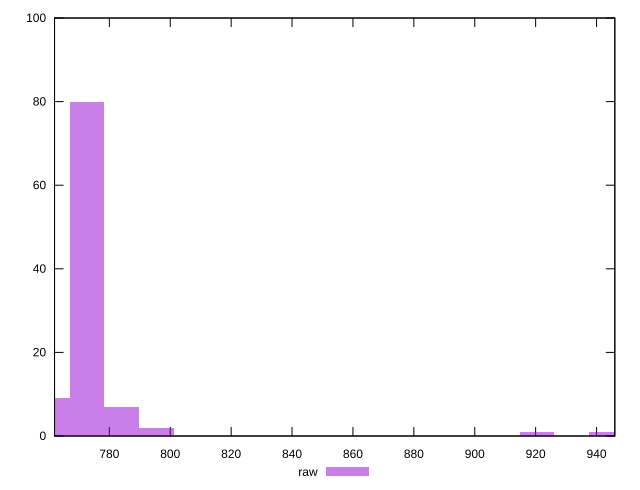

Reproduce this figure in gnuplot.
reset

$raw <<EOF
772.6808335530435 80
761.3178801184399 9
784.0437869876471 7
795.4067404222507 2
943.1251350720972 1
920.3992282028901 1
EOF

set key outside below
set boxwidth 11.36295343460358
set xrange [762:946]
set yrange [0:100]
set trange [0:100]
set style fill transparent solid 0.5 noborder
set terminal svg size 640, 490 enhanced background rgb 'white'
set output "report_00011_2021-02-09T10:53:21.242Z/uses-rel-preload/samples/pages+cached+noadtech+nomedia/raw/histogram.svg"

plot $raw title "raw" with boxes

reset
